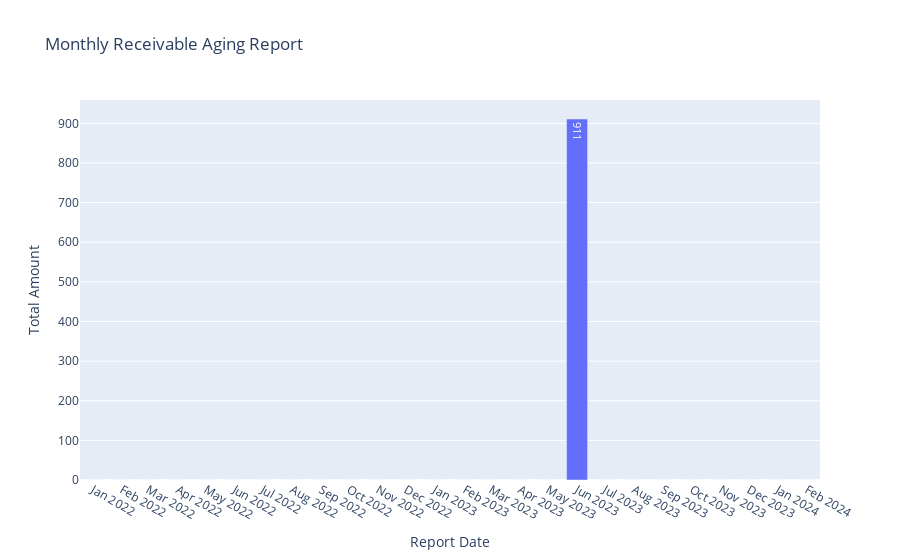

Notebook cell for this chart:
### Markdown cell above
# Monthly Receivable Aging Report
This type of report provides an overview of outstanding receivables, categorized by the length of time an invoice has been outstanding.  
It helps in understanding how much money is tied up and for how long.  
This is crucial for managing cash flow and identifying potential collection issues.

### Code cell
receivable_aging_report = pd.read_sql(sql="SELECT * FROM public_ahakobyan.receivable_aging_report", con=PG_CLIENT)
receivable_aging_report['report_date'] = pd.to_datetime(deferred_revenue_report['report_date'])

draw_bar_chart(df=receivable_aging_report, title='Monthly Receivable Aging Report')

### Figure 1 — Plotly figure (JSON) as saved in the notebook; plotly's stock layout.template omitted (floating-point values rounded to 4 significant figures)
{"data": [{"text": [0, 0, 0, 0, 0, 0, 0, 0, 0, 0, 0, 0, 0, 0, 0, 0, 0, 911, 0, 0, 0, 0, 0, 0, 0, 0], "textposition": "auto", "type": "bar", "x": ["2022-01-01T00:00:00", "2022-02-01T00:00:00", "2022-03-01T00:00:00", "2022-04-01T00:00:00", "2022-05-01T00:00:00", "2022-06-01T00:00:00", "2022-07-01T00:00:00", "2022-08-01T00:00:00", "2022-09-01T00:00:00", "2022-10-01T00:00:00", "2022-11-01T00:00:00", "2022-12-01T00:00:00", "2023-01-01T00:00:00", "2023-02-01T00:00:00", "2023-03-01T00:00:00", "2023-04-01T00:00:00", "2023-05-01T00:00:00", "2023-06-01T00:00:00", "2023-07-01T00:00:00", "2023-08-01T00:00:00", "2023-09-01T00:00:00", "2023-10-01T00:00:00", "2023-11-01T00:00:00", "2023-12-01T00:00:00", "2024-01-01T00:00:00", "2024-02-01T00:00:00"], "y": [0, 0, 0, 0, 0, 0, 0, 0, 0, 0, 0, 0, 0, 0, 0, 0, 0, 911, 0, 0, 0, 0, 0, 0, 0, 0]}], "layout": {"autosize": true, "title": {"text": "Monthly Receivable Aging Report"}, "xaxis": {"autorange": true, "dtick": "M1", "range": ["2021-12-18", "2024-02-15"], "tickmode": "linear", "title": {"text": "Report Date"}, "type": "date"}, "yaxis": {"autorange": true, "range": [0, 958.9], "title": {"text": "Total Amount"}, "type": "linear"}}}
